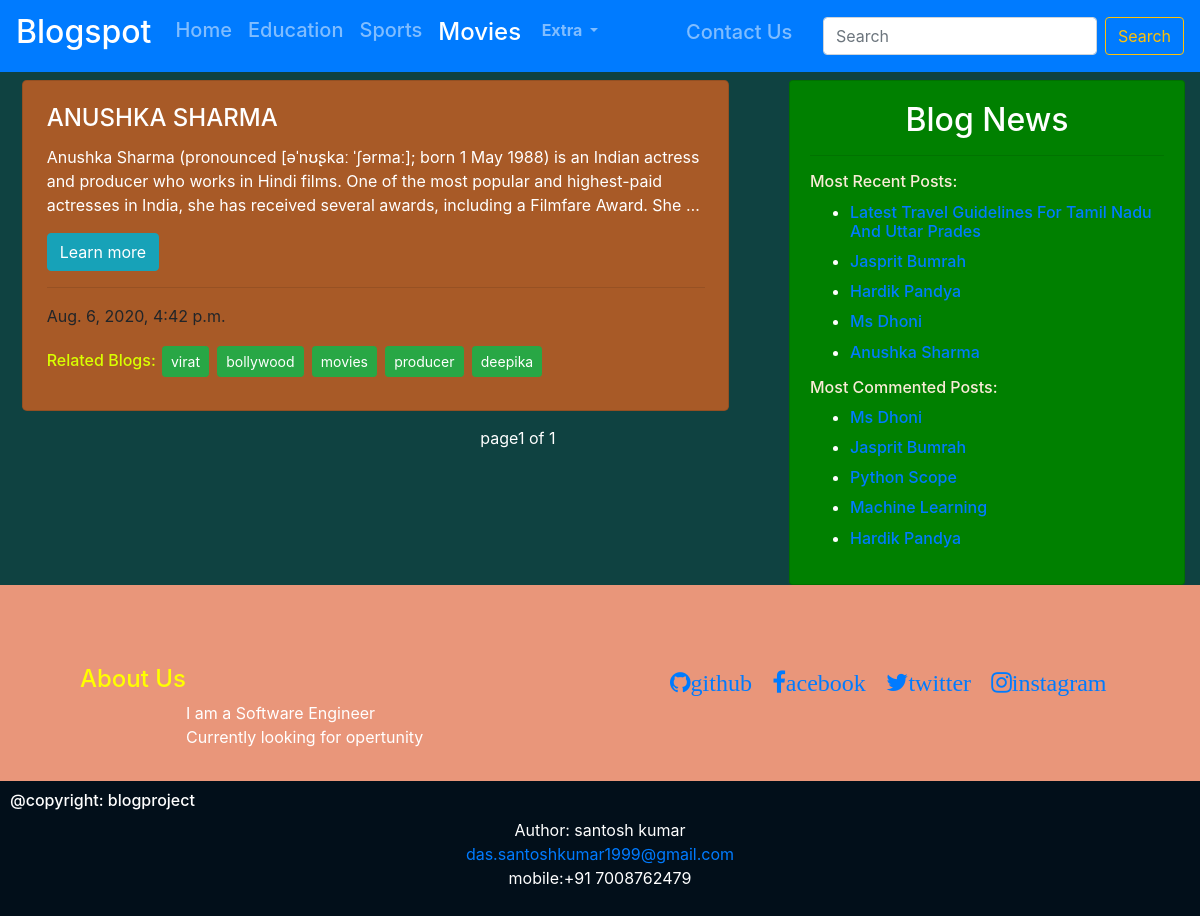
Page /movies/ on the committed database.
### blogapp/models.py (models this page shows, shortened)
class Post(models.Model):
    STATUS_CHOICES=(('draft','Draft'),('published','Published'))
    title= models.CharField(max_length=56)
    slug=models.SlugField(max_length=264,unique_for_date='publish')
    category=models.CharField(max_length=56,default=True)
    author=models.ForeignKey(User,related_name='blog_post',on_delete=models.CASCADE)
    image = models.ImageField(upload_to ='image/',default="")
    body=RichTextField(blank=True,null=True)
    publish=models.DateTimeField(default=timezone.now)
    created= models.DateTimeField(auto_now_add=True)
    update=models.DateTimeField(auto_now=True)
    status=models.CharField(max_length=10,choices=STATUS_CHOICES,default='published')
    objects=CustomManager()
    tags=TaggableManager()
    class Meta:
        ordering=('-publish',)
    def get_absolute_url(self):
        return reverse('post_detail',args=[self.publish.year,self.publish.strftime('%m'),self.publish.strftime('%d'),self.slug])

### blogapp/views.py (the view)
# urls.py: path('movies/',views.Movie),
def Movie(request):
    movies=Post.objects.filter(category__contains='movie' or 'bollywood')
    paginator=Paginator( movies,4)
    page_number=request.GET.get('page')
    try:
        movies=paginator.page(page_number)
    except PageNotAnInteger:
        movies=paginator.page(1)
    except EmptyPage:
        movies=paginator.page(paginator.num_pages)
    return render(request,'blogapp/movies.html',{'movies':movies})

### blogapp/models.py (called while the page is built)
    def get_queryset(self):
        return super().get_queryset().filter(status='published')

### blogapp/templatetags/blog_tags.py (called while the page is built)
@register.inclusion_tag('blogapp/latest_posts123.html')
def show_latest_posts():
    latest_posts=Post.objects.order_by('-publish')[:5]
    return {'latest_posts':latest_posts}

@register.simple_tag
def get_most_commented_posts(count=5):
    return Post.objects.annotate(total_comments=Count('comments')).order_by('-total_comments')[:count]

### templates/blogapp/movies.html (shortened to what this page needs)
{%extends 'blogapp/base.html'%} {%block title_block%}Movies{% endblock %} {%block content%}
<div class="cont container ">
    {%if movies%} {%for post in movies%}
    <div class="card w-100">
        <div class="card-body">
            <h4 class="card-title">{{post.title|upper}}</h4>
            <p class="card-text">{{post.body|safe|truncatewords:40}}</p>
            <a href="{{post.get_absolute_url}}" class="btn btn-info">Learn more</a>
            <hr>{{post.publish}}
            <h6 style="color: rgb(217, 255, 0);">Related Blogs: {%for tag in post.tags.all %} <a class="btn-sm btn btn-success " style="margin: 2px;" href="{%url 'post_list_by_tag_name' tag.slug%}">{{tag.name}}</a> <em style="color: rgb(115, 255, 0);"></em> {%endfor%}
            </h6>
        </div>
    </div> {%endfor%} {%include 'blogapp/pagination.html' with page=movies%} {%else%}
    <h4>oh oh, sorry there are no results found</h4> {%endif%}
</div>
{%endblock%}

### templates/blogapp/base.html (shortened to what this page needs)
<!DOCTYPE html>{%load blog_tags%}{%load static%}
<html lang="en">
<head>
    <link rel="stylesheet" href="https://stackpath.bootstrapcdn.com/bootstrap/4.5.1/css/bootstrap.min.css">
    <link rel="stylesheet" href="https://cdnjs.cloudflare.com/ajax/libs/font-awesome/4.7.0/css/font-awesome.min.css">
    <link rel="stylesheet" href="{%static 'css/base.css'%}">
</head>
<body>
    <nav class="navbar navbar-expand-lg navbar-dark bg-primary fixed-top">
        <a class="navbar-brand" href="/">
            <h2> Blogspot</h2>
        </a>
        <div class="collapse navbar-collapse" id="navbarSupportedContent">
            <ul class="navbar-nav mr-auto">
                {%if post_list%}
                <li class="nav-item active">
                    <a class="nav-link" href="/">
                        <h4> Home</h4><span class="sr-only">(current)</span></a>
                </li>{%else%}
                <li class="nav-item ">
                    <a class="nav-link" href="/">
                        <h5> Home</h5><span class="sr-only">(current)</span></a>
                </li>{%endif%}{%if Education%}
                <li class="nav-item active">
                    <a class="nav-link" href="{{post.get_absolute_url}}/education/">
                        <h4> Education</h4>
                    </a>
                </li>
                {%else%}
                <li class="nav-item">
                    <a class="nav-link" href="{{post.get_absolute_url}}/education/">
                        <h5>Education</h5>
                    </a>
                </li> {%endif%}{%if sports%}
                <li class="nav-item active">
                    <a class="nav-link" href="{{post.get_absolute_url}}/sports/">
                        <h4>Sports</h4>
                    </a>
                </li>{%else%}
                <li class="nav-item ">
                    <a class="nav-link" href="{{post.get_absolute_url}}/sports/">
                        <h5>Sports</h5>
                    </a>
                </li>{%endif%}{%if movies%}
                <li class="nav-item active">
                    <a class="nav-link" href="{{post.get_absolute_url}}/movies/">
                        <h4>Movies</h4>
                    </a>
                </li>{%else%}
                <li class="nav-item">
                    <a class="nav-link" href="{{post.get_absolute_url}}/movies/">
                        <h5>Movies</h5>
                    </a>
                </li>{%endif%} &nbsp;
                <li class="nav-item dropdown">
                    <a class="nav-link dropdown-toggle" href="#" id="navbarDropdown" role="button" data-toggle="dropdown" aria-haspopup="true" aria-expanded="false">
                        <b>Extra </b>
                    </a>
                </li>
            </ul>
            <ul class="navbar-nav ">{%if form%}
                <li class="nav-item active">
                    <a class="nav-link " href="{{post.get_absolute_url}}/contactus/">
                        <h4>Contact Us</h4>
                    </a>
                </li>{%else%}
                <li class="nav-item ">
                    <a class="nav-link " href="{{post.get_absolute_url}}/contactus/">
                        <h5>Contact Us</h5>
                    </a>
                </li>{%endif%}
            </ul>
            <form class="form-inline my-2 my-lg-0" action="{{post.get_absolute_url}}/search/">
                <input class="form-control mr-sm-2" type="search" name="query" id="query" placeholder="Search" aria-label="Search" required>
                <button class="btn btn-outline-warning my-2 my-sm-0" type="submit">Search</button>
            </form>
        </div>
    </nav>
    <div style="margin-top:80px; ">{%if not form%}
        <div>
            <div class="sidebar " style="margin-right: 15px;">
                <div class="carrd w-100  " style="width: 18rem;">
                    <div class="card-body ">
                        <h2 class="center">Blog News</h2>
                        <hr>
                        <h6 style="color: antiquewhite;">Most Recent Posts:</h6>{%show_latest_posts%}
                        <h6 style="color: antiquewhite;">Most Commented Posts:</h6>{%get_most_commented_posts as most_commented_posts%}
                        <ul>{%for post in most_commented_posts%}
                            <li>
                                <h6><a href="{{post.get_absolute_url}}">{{post.title|title}}</a></h6>
                            </li>{%endfor%}
                        </ul>
                    </div>
                </div>
            </div>
        </div>
        <div style="float:left;width:62%;">{%endif%} {%block content%}{%endblock%}
        </div>
    </div>
    <footer>
        <h4 style="float: left; color:yellow">About Us</h4>
        <div class="cof">
            <a target=_ blank href="https://github.com/Santoshkumarsan"><i class="fa fa-github">github</i></a>&nbsp;&nbsp;
            <a target=_ blank href="https://www.facebook.com/santoshkumar.das.752"><i class="fa fa-facebook">acebook</i></a>&nbsp;&nbsp;
            <a target=_ blank href="https://twitter.com/Santosh73734769"><i class="fa fa-twitter">twitter</i></a>&nbsp;&nbsp;
            <a target=_ blank href="https://twitter.com/Santosh73734769"> <i class="fa fa-instagram">instagram</i></a>&nbsp;&nbsp;
        </div>
        <div style="float: left;">
            <p>I am a Software Engineer <br>Currently looking for opertunity</p>
        </div>
    </footer>
    <div class="subfooter">
        <h6 style="color: white;">@copyright: blogproject</h6>
        <div class="con">
            <p>Author: santosh kumar<br>
                <a href="mailto:das.santoshkumar1999@gmail.com">das.santoshkumar1999@gmail.com</a><br> mobile:+91 7008762479 </p>
        </div>
    </div>
</body>
</html>

### templates/blogapp/latest_posts123.html
<ul>{%for post in latest_posts%}
    <li>
        <h6> <a href="{{post.get_absolute_url}}">{{post.title|title}}</a></h6>
    </li>
    {%endfor%}
</ul>

### static/css/base.css (style rules this page uses)
body { padding: 0; margin: 0; background-color: rgb(15, 66, 65); }
.con { text-align: center; }
.cof { text-align: right; font-size: x-large; color: white; }
footer { clear: both; padding: 80px; background-color: DarkSalmon; color: white; }
.subfooter { padding: 10px; background-color: rgb(2, 15, 26); color: white; }
h1, h2, h3, h4, p, li { color: white; }
.sidebar { width: 33%; float: right; border-radius: .3rem; }
.center { text-align: center; }
.cont { width: 99%; float: right; }
.card { border-radius: .3rem; padding: .2rem .2rem; margin-bottom: .5rem; background-color: rgb(168, 90, 39); }
.carrd { position: relative; display: -ms-flexbox; display: flex; -ms-flex-direction: column; flex-direction: column; min-width: 0; word-wrap: break-word; background-color: green; background-clip: border-box; border: 1px solid rgba(0, 0, 0, .125); border-radius: .25rem }
.fixed-top { margin-bottom: 1000px; }

### rows in the picture
Post: title "Latest Travel Guidelines For Tamil Nadu And Uttar Prades"
Post: title "Jasprit Bumrah"
Post: title "Hardik Pandya"
Post: title "Ms Dhoni"
Post: title "Anushka Sharma", title "ANUSHKA SHARMA", body "Anushka Sharma (pronounced [əˈnʊʂkaː ˈʃərmaː]; born 1 May 1988) is an Indian actress and producer who works in Hindi films. One of the most popular and highest-paid actresses in India, she has received several awards, including a Filmfare Award. She …", publish "Aug. 6, 2020, 4:42 p.m."
Post: title "Python Scope"
Post: title "Machine Learning"
Tag: name "virat"
Tag: name "bollywood"
Tag: name "movies"
Tag: name "producer"
Tag: name "deepika"

### other values in the picture
{{ page.number }} "1"
{{ page.paginator.num_pages }} "1"
